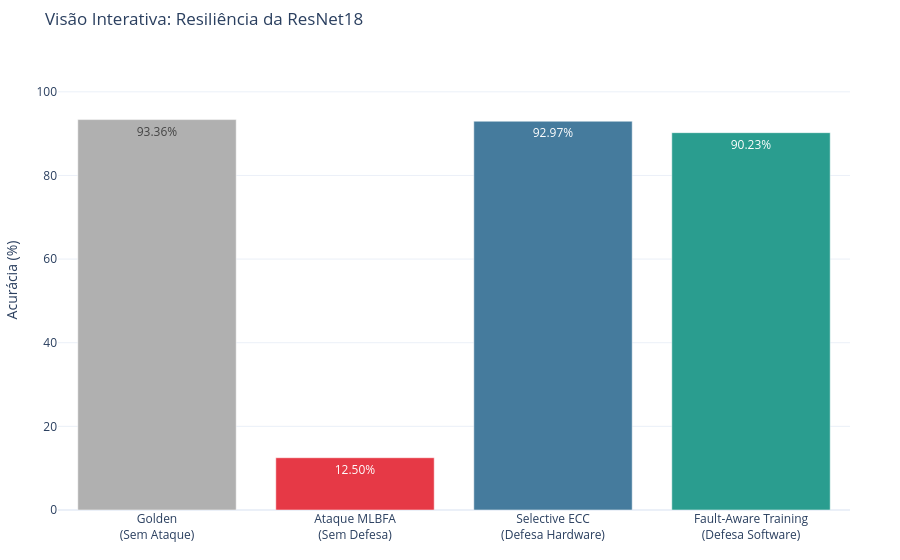

Notebook source saved alongside this figure:
### Markdown cell above
Código para fazer gráficos interativos

### Code cell
import pandas as pd
import plotly.graph_objects as go
import os

# Caminho da sua pasta onde os CSVs estão
SAVE_DIR = r"c:\Users\Herbert\Desktop\LSD\resultados_paper"
model_name = "ResNet18"

caminho_defesa = os.path.join(SAVE_DIR, f"resultado_defesa_{model_name}.csv")
caminho_vacina = os.path.join(SAVE_DIR, f"resultado_vacina_{model_name}.csv")

try:
    # Lendo os dados
    df_defesa = pd.read_csv(caminho_defesa)
    df_vacina = pd.read_csv(caminho_vacina)

    # Extraindo as acurácias
    acc_golden = df_defesa['Acuracia_Golden_Perc'].iloc[0]
    acc_ecc = df_defesa['Acuracia_Defendida_Perc'].iloc[0]
    acc_fat = df_vacina['Acuracia_Sob_Ataque_Pos_Vacina_Perc'].iloc[0]
    acc_sob_ataque = 12.5  # Substitua pelo valor real de queda que você observou

    # Configurando os eixos
    cenarios = ['Golden<br>(Sem Ataque)', 'Ataque MLBFA<br>(Sem Defesa)', 'Selective ECC<br>(Defesa Hardware)', 'Fault-Aware Training<br>(Defesa Software)']
    acuracias = [acc_golden, acc_sob_ataque, acc_ecc, acc_fat]
    cores = ['#B0B0B0', '#E63946', '#457B9D', '#2A9D8F']

    # Criando o gráfico interativo
    fig = go.Figure(data=[go.Bar(
        x=cenarios,
        y=acuracias,
        text=[f'{val:.2f}%' for val in acuracias],
        textposition='auto',
        marker_color=cores,
        hovertemplate='Cenário: %{x}<br>Acurácia: %{y:.2f}%<extra></extra>'
    )])

    # Ajustando o layout
    fig.update_layout(
        title=f'Visão Interativa: Resiliência da {model_name}',
        yaxis_title='Acurácia (%)',
        yaxis=dict(range=[0, 110]),
        template='plotly_white',
        margin=dict(t=50, l=50, r=50, b=50)
    )

    # Exibindo no Jupyter
    fig.show()

except FileNotFoundError as e:
    print(f"⚠️ Arquivos CSV ainda não encontrados. O treinamento já terminou? Erro: {e}")

### Figure 1 — Plotly figure (JSON) as saved in the notebook; plotly's stock layout.template omitted (floating-point values rounded to 4 significant figures)
{"data": [{"hovertemplate": "Cenário: %{x}<br>Acurácia: %{y:.2f}%<extra></extra>", "marker": {"color": ["#B0B0B0", "#E63946", "#457B9D", "#2A9D8F"]}, "text": ["93.36%", "12.50%", "92.97%", "90.23%"], "textposition": "auto", "type": "bar", "x": ["Golden<br>(Sem Ataque)", "Ataque MLBFA<br>(Sem Defesa)", "Selective ECC<br>(Defesa Hardware)", "Fault-Aware Training<br>(Defesa Software)"], "y": [93.36, 12.5, 92.97, 90.23]}], "layout": {"margin": {"b": 50, "l": 50, "r": 50, "t": 50}, "title": {"text": "Visão Interativa: Resiliência da ResNet18"}, "yaxis": {"range": [0, 110], "title": {"text": "Acurácia (%)"}}}}
